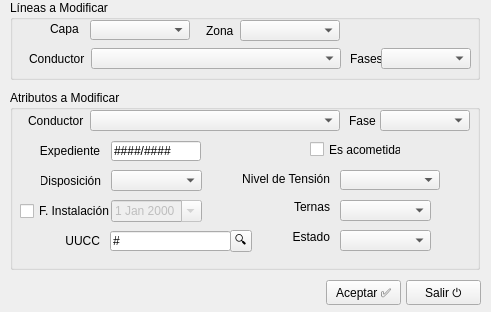
<?xml version="1.0" encoding="UTF-8"?>
<ui version="4.0">
 <class>Form</class>
 <widget class="QWidget" name="Form">
  <property name="windowModality">
   <enum>Qt::ApplicationModal</enum>
  </property>
  <property name="geometry">
   <rect>
    <x>0</x>
    <y>0</y>
    <width>491</width>
    <height>312</height>
   </rect>
  </property>
  <property name="windowTitle">
   <string>Actualizar Datos</string>
  </property>
  <widget class="QPushButton" name="cmdAceptar">
   <property name="geometry">
    <rect>
     <x>326</x>
     <y>280</y>
     <width>75</width>
     <height>25</height>
    </rect>
   </property>
   <property name="text">
    <string>Aceptar ✅</string>
   </property>
   <property name="shortcut">
    <string>Return</string>
   </property>
  </widget>
  <widget class="QPushButton" name="cmdSalir">
   <property name="geometry">
    <rect>
     <x>406</x>
     <y>280</y>
     <width>75</width>
     <height>25</height>
    </rect>
   </property>
   <property name="text">
    <string>Salir ⏻</string>
   </property>
   <property name="shortcut">
    <string>Esc</string>
   </property>
  </widget>
  <widget class="QGroupBox" name="groupBox">
   <property name="geometry">
    <rect>
     <x>10</x>
     <y>0</y>
     <width>470</width>
     <height>80</height>
    </rect>
   </property>
   <property name="title">
    <string>Líneas a Modificar</string>
   </property>
   <widget class="QComboBox" name="cmbConductor">
    <property name="geometry">
     <rect>
      <x>81</x>
      <y>48</y>
      <width>250</width>
      <height>21</height>
     </rect>
    </property>
   </widget>
   <widget class="QLabel" name="label_19">
    <property name="geometry">
     <rect>
      <x>340</x>
      <y>51</y>
      <width>41</width>
      <height>16</height>
     </rect>
    </property>
    <property name="text">
     <string>Fases</string>
    </property>
   </widget>
   <widget class="QComboBox" name="cmbFase">
    <property name="geometry">
     <rect>
      <x>371</x>
      <y>48</y>
      <width>90</width>
      <height>21</height>
     </rect>
    </property>
   </widget>
   <widget class="QComboBox" name="cmbCapa">
    <property name="geometry">
     <rect>
      <x>80</x>
      <y>20</y>
      <width>100</width>
      <height>20</height>
     </rect>
    </property>
   </widget>
   <widget class="QLabel" name="label_17">
    <property name="geometry">
     <rect>
      <x>19</x>
      <y>52</y>
      <width>60</width>
      <height>13</height>
     </rect>
    </property>
    <property name="text">
     <string>Conductor</string>
    </property>
   </widget>
   <widget class="QLabel" name="label_5">
    <property name="geometry">
     <rect>
      <x>40</x>
      <y>22</y>
      <width>47</width>
      <height>13</height>
     </rect>
    </property>
    <property name="text">
     <string>Capa</string>
    </property>
   </widget>
   <widget class="QComboBox" name="cmbZona">
    <property name="geometry">
     <rect>
      <x>230</x>
      <y>20</y>
      <width>100</width>
      <height>21</height>
     </rect>
    </property>
   </widget>
   <widget class="QLabel" name="label_20">
    <property name="geometry">
     <rect>
      <x>196</x>
      <y>23</y>
      <width>41</width>
      <height>16</height>
     </rect>
    </property>
    <property name="text">
     <string>Zona</string>
    </property>
   </widget>
  </widget>
  <widget class="QGroupBox" name="groupBox_2">
   <property name="geometry">
    <rect>
     <x>10</x>
     <y>90</y>
     <width>470</width>
     <height>180</height>
    </rect>
   </property>
   <property name="title">
    <string>Atributos a Modificar</string>
   </property>
   <widget class="QComboBox" name="cmbDisposicion">
    <property name="geometry">
     <rect>
      <x>101</x>
      <y>80</y>
      <width>91</width>
      <height>21</height>
     </rect>
    </property>
   </widget>
   <widget class="QCheckBox" name="chkAcometida">
    <property name="geometry">
     <rect>
      <x>300</x>
      <y>51</y>
      <width>91</width>
      <height>17</height>
     </rect>
    </property>
    <property name="text">
     <string>Es acometida</string>
    </property>
    <property name="tristate">
     <bool>true</bool>
    </property>
   </widget>
   <widget class="QLineEdit" name="txtUUCC">
    <property name="geometry">
     <rect>
      <x>100</x>
      <y>141</y>
      <width>121</width>
      <height>20</height>
     </rect>
    </property>
    <property name="text">
     <string>#</string>
    </property>
   </widget>
   <widget class="QLabel" name="label_15">
    <property name="geometry">
     <rect>
      <x>43</x>
      <y>144</y>
      <width>47</width>
      <height>13</height>
     </rect>
    </property>
    <property name="text">
     <string>UUCC</string>
    </property>
    <property name="alignment">
     <set>Qt::AlignRight|Qt::AlignTrailing|Qt::AlignVCenter</set>
    </property>
   </widget>
   <widget class="QLineEdit" name="txtExpediente">
    <property name="geometry">
     <rect>
      <x>101</x>
      <y>51</y>
      <width>90</width>
      <height>20</height>
     </rect>
    </property>
    <property name="text">
     <string>####/####</string>
    </property>
   </widget>
   <widget class="QComboBox" name="cmbTernas">
    <property name="geometry">
     <rect>
      <x>330</x>
      <y>110</y>
      <width>91</width>
      <height>21</height>
     </rect>
    </property>
   </widget>
   <widget class="QComboBox" name="cmbEstado">
    <property name="geometry">
     <rect>
      <x>330</x>
      <y>140</y>
      <width>91</width>
      <height>21</height>
     </rect>
    </property>
   </widget>
   <widget class="QLabel" name="label_12">
    <property name="geometry">
     <rect>
      <x>339</x>
      <y>23</y>
      <width>41</width>
      <height>16</height>
     </rect>
    </property>
    <property name="text">
     <string>Fase</string>
    </property>
   </widget>
   <widget class="QToolButton" name="cmdUUCC">
    <property name="geometry">
     <rect>
      <x>220</x>
      <y>140</y>
      <width>22</width>
      <height>22</height>
     </rect>
    </property>
    <property name="text">
     <string>🔍</string>
    </property>
   </widget>
   <widget class="QComboBox" name="cmbNuevoConductor">
    <property name="geometry">
     <rect>
      <x>80</x>
      <y>20</y>
      <width>250</width>
      <height>21</height>
     </rect>
    </property>
   </widget>
   <widget class="QLabel" name="label_11">
    <property name="geometry">
     <rect>
      <x>30</x>
      <y>54</y>
      <width>60</width>
      <height>13</height>
     </rect>
    </property>
    <property name="text">
     <string>Expediente</string>
    </property>
    <property name="alignment">
     <set>Qt::AlignRight|Qt::AlignTrailing|Qt::AlignVCenter</set>
    </property>
   </widget>
   <widget class="QDateEdit" name="datInstalacion">
    <property name="enabled">
     <bool>false</bool>
    </property>
    <property name="geometry">
     <rect>
      <x>101</x>
      <y>110</y>
      <width>91</width>
      <height>22</height>
     </rect>
    </property>
    <property name="calendarPopup">
     <bool>true</bool>
    </property>
   </widget>
   <widget class="QLabel" name="label_14">
    <property name="geometry">
     <rect>
      <x>260</x>
      <y>140</y>
      <width>60</width>
      <height>13</height>
     </rect>
    </property>
    <property name="text">
     <string>Estado</string>
    </property>
    <property name="alignment">
     <set>Qt::AlignRight|Qt::AlignTrailing|Qt::AlignVCenter</set>
    </property>
   </widget>
   <widget class="QLabel" name="label_13">
    <property name="geometry">
     <rect>
      <x>31</x>
      <y>84</y>
      <width>60</width>
      <height>13</height>
     </rect>
    </property>
    <property name="text">
     <string>Disposición</string>
    </property>
    <property name="alignment">
     <set>Qt::AlignRight|Qt::AlignTrailing|Qt::AlignVCenter</set>
    </property>
   </widget>
   <widget class="QLabel" name="label_18">
    <property name="geometry">
     <rect>
      <x>18</x>
      <y>24</y>
      <width>60</width>
      <height>13</height>
     </rect>
    </property>
    <property name="text">
     <string>Conductor</string>
    </property>
   </widget>
   <widget class="QComboBox" name="cmbNuevaFase">
    <property name="geometry">
     <rect>
      <x>370</x>
      <y>20</y>
      <width>90</width>
      <height>21</height>
     </rect>
    </property>
   </widget>
   <widget class="QLabel" name="label_16">
    <property name="geometry">
     <rect>
      <x>260</x>
      <y>110</y>
      <width>60</width>
      <height>13</height>
     </rect>
    </property>
    <property name="text">
     <string>Ternas</string>
    </property>
    <property name="alignment">
     <set>Qt::AlignRight|Qt::AlignTrailing|Qt::AlignVCenter</set>
    </property>
   </widget>
   <widget class="QLabel" name="label_7">
    <property name="geometry">
     <rect>
      <x>230</x>
      <y>79</y>
      <width>90</width>
      <height>20</height>
     </rect>
    </property>
    <property name="text">
     <string>Nivel de Tensión</string>
    </property>
    <property name="alignment">
     <set>Qt::AlignRight|Qt::AlignTrailing|Qt::AlignVCenter</set>
    </property>
   </widget>
   <widget class="QComboBox" name="cmbNivelTension">
    <property name="geometry">
     <rect>
      <x>330</x>
      <y>80</y>
      <width>100</width>
      <height>20</height>
     </rect>
    </property>
   </widget>
  </widget>
  <widget class="QCheckBox" name="chkInstalacion">
   <property name="geometry">
    <rect>
     <x>20</x>
     <y>201</y>
     <width>90</width>
     <height>20</height>
    </rect>
   </property>
   <property name="text">
    <string>F. Instalación</string>
   </property>
  </widget>
 </widget>
 <resources/>
 <connections/>
</ui>
